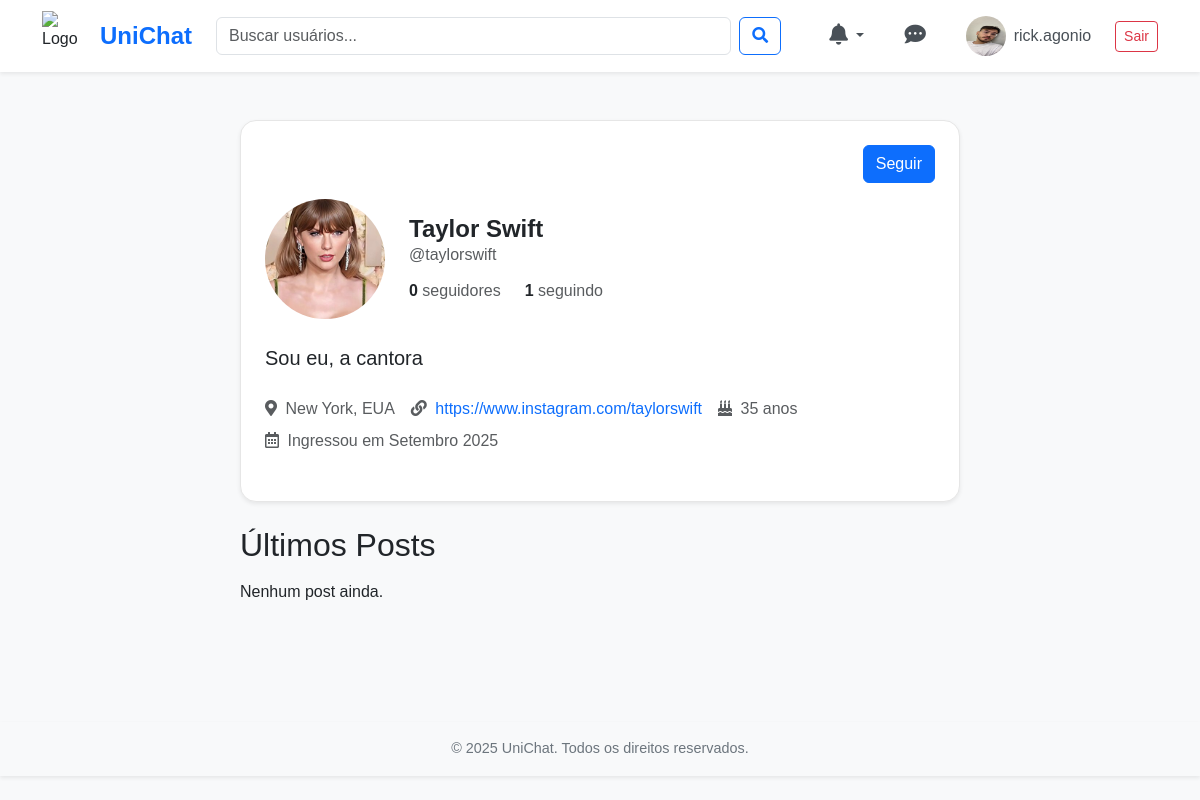
Before: /users/profile/taylorswift/ (signed in) with the older database file.
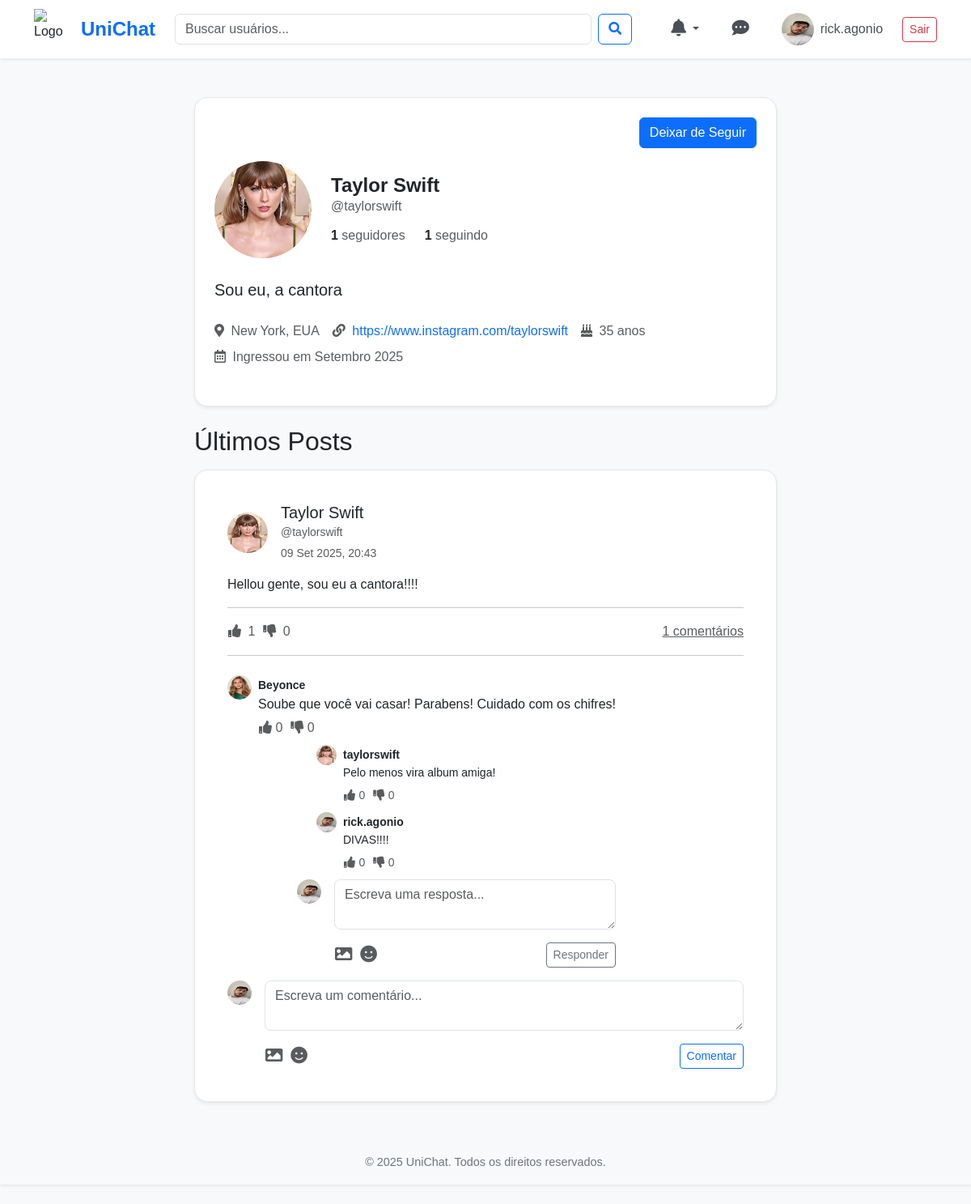
After: the same page with the newer database file.
### posts/models.py (models this page shows, shortened)
class Post(models.Model):
    author = models.ForeignKey(User, on_delete=models.CASCADE)
    content = models.TextField()
    image = models.ImageField(upload_to='posts/', blank=True, null=True)
    created_at = models.DateTimeField(auto_now_add=True)
    @property
    def likes_count(self):
        return self.votes.filter(vote_type='like').count()
    @property
    def dislikes_count(self):
        return self.votes.filter(vote_type='dislike').count()

class Comment(models.Model):
    post = models.ForeignKey(Post, on_delete=models.CASCADE, related_name='comments')
    author = models.ForeignKey(User, on_delete=models.CASCADE)
    content = models.TextField()
    created_at = models.DateTimeField(auto_now_add=True)
    @property
    def likes_count(self):
        return self.votes.filter(vote_type='like').count()
    @property
    def dislikes_count(self):
        return self.votes.filter(vote_type='dislike').count()

class Reply(models.Model):
    comment = models.ForeignKey('Comment', on_delete=models.CASCADE, related_name='replies')
    author = models.ForeignKey(User, on_delete=models.CASCADE)
    content = models.TextField()
    created_at = models.DateTimeField(auto_now_add=True)
    @property
    def likes_count(self):
        return self.votes.filter(vote_type='like').count()
    @property
    def dislikes_count(self):
        return self.votes.filter(vote_type='dislike').count()

### users/models.py (models this page shows)
class Profile(models.Model):
    user = models.OneToOneField('auth.User', on_delete=models.CASCADE)
    bio = models.TextField(blank=True)
    avatar = models.ImageField(upload_to='avatars/', blank=True, null=True)
    date_of_birth = models.DateField(null=True, blank=True)
    location = models.CharField(max_length=100, blank=True)
    website = models.URLField(max_length=200, blank=True)
    course = models.ManyToManyField(Course, related_name='students', blank=True)
    following = models.ManyToManyField(User, related_name='followers', symmetrical=False,
blank=True)
    is_teacher = models.BooleanField(default=False)

### users/views.py (the view)
# urls.py: path('profile/<str:username>/', views.profile_view, name='profile'),
def profile_view(request, username=None):
    if username is None:
        return redirect('profile', username=request.user.username)
    target_user = get_object_or_404(User, username=username)
    try:
        target_profile = target_user.profile
    except Profile.DoesNotExist:
        target_profile = Profile.objects.create(user=target_user)
    is_following = False
    if request.user.is_authenticated:
        if request.user != target_user:
            is_following = request.user.profile.following.filter(id=target_user.id).exists()
    followers_count = target_user.followers.count()
    following_count = target_profile.following.count()
    age = None
    if target_profile.date_of_birth:
        today = date.today()
        birth_date = target_profile.date_of_birth
        age = today.year - birth_date.year - ((today.month, today.day) < (birth_date.month, birth_date.day))
    posts = Post.objects.filter(
        author=target_user
    ).select_related(
        'author__profile'
    ).prefetch_related(
        'comments__author__profile',
        'comments__replies__author__profile'
    ).order_by('-created_at')
    context = {
        'target_user': target_user,
        'target_profile': target_profile,
        'is_following': is_following,
        'age': age,
        'followers_count': followers_count,
        'following_count': following_count,
        'posts': posts,
    }
    return render(request, 'users/profile.html', context)

### users/templates/users/profile.html (shortened to what the changed rows need)
{% extends "base.html" %}
{% load static %}
{% block extra_head %}
    <link rel="stylesheet" href="{% static 'users/css/profile.css' %}">
    <link rel="stylesheet" href="https://cdnjs.cloudflare.com/ajax/libs/font-awesome/5.15.4/css/all.min.css">
{% endblock %}
{% block content %}
<div class="container mt-4">
    <div class="row">
        <div class="col-md-8 offset-md-2">
            <div class="card shadow-sm p-4 mb-4">
                <div class="d-flex justify-content-end mb-3">
                    {% if request.user == target_user %}
                        <a href="{% url 'profile_update' %}" class="btn btn-primary">
                            <i class="fas fa-pencil-alt"></i> Editar perfil
                        </a>
                    {% else %}
                        <a href="{% url 'follow_user' username=target_user.username %}" class="btn btn-primary">
                            {% if is_following %}
                                Deixar de Seguir
                            {% else %}
                                Seguir
                            {% endif %}
                        </a>
                    {% endif %}
                </div>
                <div class="d-flex align-items-center mb-4">
                    <div>
                        <h1 class="h4 fw-bold mb-0">{{ target_user.first_name }} {{ target_user.last_name }}</h1>
                        <div class="d-flex flex-column">
                            <div class="d-flex mt-2">
                                <a href="#" class="me-4 text-decoration-none text-dark" data-bs-toggle="modal" data-bs-target="#followModal" data-list-type="followers">
                                    <span class="fw-bold">{{ followers_count }}</span>
                                    <span class="text-muted">seguidores</span>
                                </a>
                            </div>
                        </div>
                    </div>
                </div>
            </div>
            <div class="posts-section mt-4">
                <h2 class="mb-3">Últimos Posts</h2>
                {% for post in posts %}
                    {% include "posts/post_card.html" %}
                {% empty %}
                    <p>Nenhum post ainda.</p>
                {% endfor %}
            </div>
            </div>
    </div>
</div>
{% endblock %}

### posts/templates/posts/post_card.html (shortened to what this page needs)
{% load static %}
<div class="card mb-4 shadow-sm">
    <div class="card-body">
        <a href="{% url 'profile' username=post.author.username %}" class="d-flex align-items-center mb-3 text-decoration-none text-dark">
            <img src="{% if post.author.profile.avatar %}{{ post.author.profile.avatar.url }}{% else %}{% static 'img/default_profile.png' %}{% endif %}" class="rounded-circle me-3" width="50" height="50" alt="Avatar">
            <div>
                <h5 class="mb-0">{{ post.author.first_name }} {{ post.author.last_name }}</h5>
                {% if post.author.profile.is_teacher %}
                    <small class="text-muted">@{{ post.author.username }} <span class="badge bg-info text-white fw-normal ms-1">Professor</span></small>
                {% else %}
                    <small class="text-muted">@{{ post.author.username }}</small>
                {% endif %}
                <small class="text-muted d-block mt-1">{{ post.created_at|date:"d M Y, H:i" }}</small>
            </div>
        </a>
        <p>{{ post.content }}</p>
        <hr>
        <div class="d-flex justify-content-between align-items-center">
            <div class="d-flex align-items-center post-vote-container">
                <a href="{% url 'posts:vote_post' post.id 'like' %}" class="btn btn-link p-0 text-decoration-none text-muted me-2 btn-like-post">
                    <i class="fas fa-thumbs-up"></i>
                    <span class="ms-1 likes-count">{{ post.likes_count }}</span>
                </a>
                <a href="{% url 'posts:vote_post' post.id 'dislike' %}" class="btn btn-link p-0 text-decoration-none text-muted btn-dislike-post">
                    <i class="fas fa-thumbs-down"></i>
                    <span class="ms-1 dislikes-count">{{ post.dislikes_count }}</span>
                </a>
            </div>
            <div>
                <a href="#" class="text-muted">{{ post.comments.count }} comentários</a>
            </div>
        </div>
        <hr>
        <div class="comments-section mt-4">
            {% for comment in post.comments.all %}
                {% include "posts/comment_card.html" with comment=comment %}
            {% empty %}
                <p class="text-muted">Nenhum comentário ainda.</p>
            {% endfor %}
            <form action="{% url 'posts:add_comment_to_post' post.id %}" method="post" enctype="multipart/form-data" class="mt-3">
                <div class="d-flex align-items-start">
                    {% if request.user.profile.avatar %}
                        <img src="{{ request.user.profile.avatar.url }}" class="rounded-circle me-3" width="30" height="30" alt="Avatar">
                    {% else %}
                        <img src="{% static 'img/default_profile.png' %}" class="rounded-circle me-3" width="30" height="30" alt="Default Avatar">
                    {% endif %}
                    <div class="flex-grow-1">
                        <div class="mb-3">
                            <textarea class="form-control" name="content" rows="2" placeholder="Escreva um comentário..."></textarea>
                        </div>
                        <div class="d-flex justify-content-between align-items-center">
                            <div class="d-flex align-items-center position-relative">
                                <label for="id_image_comment_{{ post.id }}" class="btn btn-link p-0 me-2 text-decoration-none text-muted">
                                    <i class="fas fa-image fa-lg"></i>
                                </label>
                                <button type="button" class="btn btn-link p-0 text-decoration-none text-muted emoji-button">
                                    <i class="fas fa-smile fa-lg"></i>
                                </button>
                            </div>
                            <button type="submit" class="btn btn-sm btn-outline-primary">Comentar</button>
                        </div>
                    </div>
                </div>
            </form>
        </div>
    </div>
</div>

### posts/templates/posts/comment_card.html (shortened to what this page needs)
{% load static %}
<div class="d-flex mb-3">
    <img src="{% if comment.author.profile.avatar %}{{ comment.author.profile.avatar.url }}{% else %}{% static 'img/default_profile.png' %}{% endif %}" class="rounded-circle me-2" width="30" height="30" alt="Avatar Comentário">
    <div>
        <a href="{% url 'profile' username=comment.author.username %}" class="text-decoration-none text-dark">
            <small class="fw-bold">{{ comment.author.username }}</small>
        </a>
        <p class="mb-0">{{ comment.content }}</p>
        <div class="d-flex align-items-center mt-1 comment-vote-container">
            <a href="{% url 'posts:vote_comment' comment.id 'like' %}" class="btn btn-link p-0 text-decoration-none text-muted me-2 btn-like-comment">
                <i class="fas fa-thumbs-up"></i>
                <span class="likes-count">{{ comment.likes_count }}</span>
            </a>
            <a href="{% url 'posts:vote_comment' comment.id 'dislike' %}" class="btn btn-link p-0 text-decoration-none text-muted btn-dislike-comment">
                <i class="fas fa-thumbs-down"></i>
                <span class="dislikes-count">{{ comment.dislikes_count }}</span>
            </a>
        </div>
        <div class="ms-5">
            {% for reply in comment.replies.all %}
                {% include "posts/reply_card.html" with reply=reply %}
            {% endfor %}
            <form action="{% url 'posts:add_reply_to_comment' comment.id %}" method="post" enctype="multipart/form-data" class="mt-2">
                <div class="d-flex align-items-start">
                    {% if request.user.profile.avatar %}
                        <img src="{{ request.user.profile.avatar.url }}" class="rounded-circle me-3" width="30" height="30" alt="Avatar">
                    {% else %}
                        <img src="{% static 'img/default_profile.png' %}" class="rounded-circle me-3" width="30" height="30" alt="Default Avatar">
                    {% endif %}
                    <div class="flex-grow-1">
                        <div class="mb-3">
                            <textarea class="form-control" name="content" rows="2" placeholder="Escreva uma resposta..."></textarea>
                        </div>
                        <div class="d-flex justify-content-between align-items-center">
                            <div class="d-flex align-items-center position-relative">
                                <label for="id_image_reply_{{ comment.id }}" class="btn btn-link p-0 me-2 text-decoration-none text-muted">
                                    <i class="fas fa-image fa-lg"></i>
                                </label>
                                <button type="button" class="btn btn-link p-0 text-decoration-none text-muted emoji-button">
                                    <i class="fas fa-smile fa-lg"></i>
                                </button>
                            </div>
                            <button type="submit" class="btn btn-sm btn-outline-secondary">Responder</button>
                        </div>
                    </div>
                </div>
            </form>
        </div>
    </div>
</div>

### posts/templates/posts/reply_card.html (shortened to what this page needs)
{% load static %}
<div class="d-flex mt-2 ms-4">
    <img src="{% if reply.author.profile.avatar %}{{ reply.author.profile.avatar.url }}{% else %}{% static 'img/default_profile.png' %}{% endif %}" class="rounded-circle me-2" width="25" height="25" alt="Avatar Resposta">
    <div>
        <a href="{% url 'profile' username=reply.author.username %}" class="text-decoration-none text-dark">
            <small class="fw-bold">{{ reply.author.username }}</small>
        </a>
        <p class="mb-0 small">{{ reply.content }}</p>
        <div class="d-flex align-items-center mt-1 reply-vote-container">
            <a href="{% url 'posts:vote_reply' reply.id 'like' %}" class="btn btn-link p-0 text-decoration-none text-muted me-2 btn-like-reply">
                <i class="fas fa-thumbs-up small"></i>
                <span class="small likes-count">{{ reply.likes_count }}</span>
            </a>
            <a href="{% url 'posts:vote_reply' reply.id 'dislike' %}" class="btn btn-link p-0 text-decoration-none text-muted btn-dislike-reply">
                <i class="fas fa-thumbs-down small"></i>
                <span class="small dislikes-count">{{ reply.dislikes_count }}</span>
            </a>
        </div>
    </div>
</div>

Changed rows visible on the page:
added Post: author.avatar (picture), author.first_name "Taylor", author.last_name "Swift", author.username "taylorswift", created_at "09 Set 2025, 20:43", content "Hellou gente, sou eu a cantora!!!!", likes_count "1", dislikes_count "0", comments.count "1", user.profile.avatar (picture)
added Comment: author.avatar (picture), author.username "Beyonce", content "Soube que você vai casar! Parabens! Cuidado com os chifres!", likes_count "0", dislikes_count "0", user.profile.avatar (picture)
added Reply: author.avatar (picture), author.username "taylorswift", content "Pelo menos vira album amiga!", likes_count "0", dislikes_count "0"
added Reply: author.avatar (picture), author.username "rick.agonio", content "DIVAS!!!!", likes_count "0", dislikes_count "0"
Other visible differences:
{{ followers_count }}: "0" → "1"
text no longer shown: "Seguir Nenhum post ainda."
text now shown: "Deixar de Seguir"
